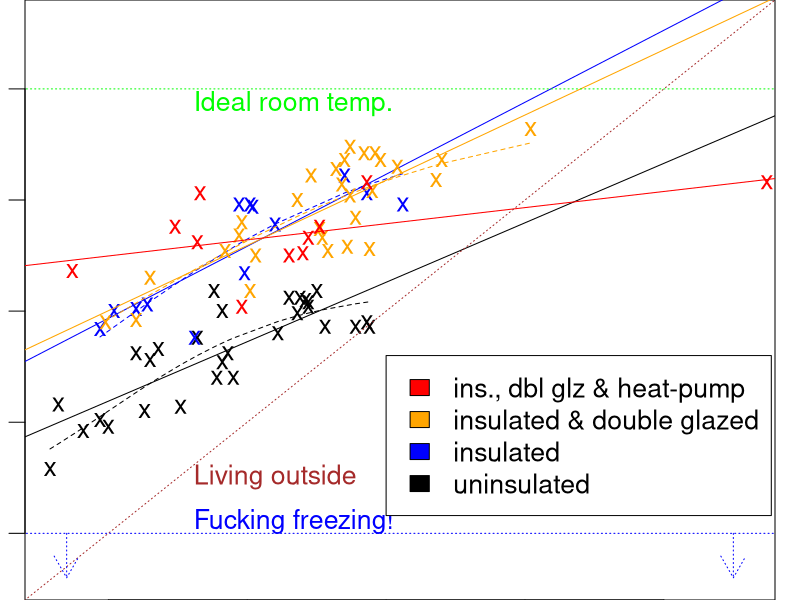

Recreate this plot in R.
#cd $HOME/docs/house-hunt_2011
#R CMD BATCH --no-save roomTemperatures.R

temps         <-read.table("temperature2.txt", sep = "\t",row.names=3, header=T)
tempsIns      <-read.table("temperature-insulated2.txt", sep = "\t",row.names=3, header=T)
tempsInsGlz   <-read.table("temperature-insulated-glazed2.txt", sep = "\t",row.names=3, header=T)
tempsInsGlzHtr<-read.table("temperature-insulated-glazed-heater.txt", sep = "\t",row.names=3, header=T)


pdf(file="roomTemperatures.pdf",  width=10, height=9)
op<-par(mfrow=c(1,1),cex=1.6,las=2,pin=c(7.5,6.0))
limits<-c(-2,23)
xlab = expression(paste("Outdoor temp (", degree, C, ")"))
ylab = expression(paste("Indoor temp (", degree, C, ")"))
plot(temps$outside_temp, temps$inside_temp,type="p",xlab=xlab,ylab=ylab,xlim=limits,ylim=limits,pch='x',main="Temperatures in the Gardner love-nest")
lm.T<-lm(temps$inside_temp ~ temps$outside_temp)
abline(lm.T)

x<-temps$outside_temp
y<-temps$inside_temp
nlmod <- nls(y ~  A / ( 1 + exp(C * x)), start=list(A=-10, C=0.5))
lines(x, predict(nlmod),lty=2)

points(tempsIns$outside_temp, tempsIns$inside_temp,col="blue",pch='x')
lm.TIns<-lm(tempsIns$inside_temp ~ tempsIns$outside_temp)
abline(lm.TIns,col="blue")

x<-tempsIns$outside_temp
y<-tempsIns$inside_temp
nlmod <- nls(y ~  A / ( 1 + exp(C * x)), start=list(A=21, C=1))
lines(x, predict(nlmod),lty=2,col="blue")

points(tempsInsGlz$outside_temp, tempsInsGlz$inside_temp,col="orange",pch='x')
lm.TInsGlz<-lm(tempsInsGlz$inside_temp ~ tempsInsGlz$outside_temp)
abline(lm.TInsGlz,col="orange")

##

points(tempsInsGlzHtr$outside_temp, tempsInsGlzHtr$inside_temp,col="red",pch='x')
lm.TInsGlzHtr<-lm(tempsInsGlzHtr$inside_temp ~ tempsInsGlzHtr$outside_temp)
abline(lm.TInsGlzHtr,col="red")


##
x<-tempsInsGlz$outside_temp
y<-tempsInsGlz$inside_temp
nlmod <- nls(y ~  A / ( 1 + exp(C * x)), start=list(A=21, C=1))
lines(x, predict(nlmod),lty=2,col="orange")

lines(c(-100,100),c(-100,100), lty=3, col="brown")
dX<-4.5
text(limits[1]+dX,limits[1]+dX, "Living outside", pos=4, col="brown")
lines(c(-100,100),c(20,20), lty=3, col="green")
text(limits[1]+dX,20-0.7, "Ideal room temp.", pos=4, col="green")
lines(c(-100,100),c(0,0), lty=3, col="blue")
text(limits[1]+dX, 0+0.5, "Fucking freezing!", pos=4, col="blue")
arrows(limits[1]+0.5, 0, x1=limits[1]+0.5, y1=limits[1], col="blue",lty=3)
arrows(limits[2]-0.5, 0, x1=limits[2]-0.5, y1=limits[1], col="blue",lty=3)
legend(10, 8, c("ins., dbl glz & heat-pump","insulated & double glazed","insulated","uninsulated"),fill=c("red", "orange","blue","black"),cex=1.0)
dev.off()
